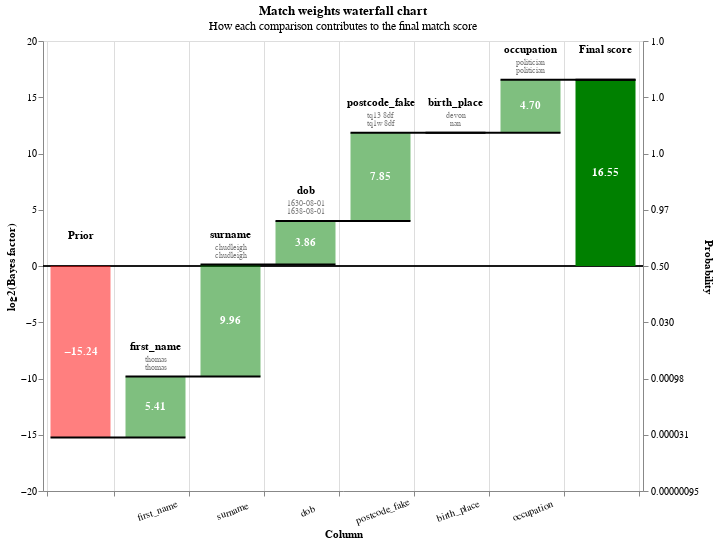

Source (notebook cell):
### Markdown cell above
You can also view rows in this dataset as a waterfall chart as follows:

### Code cell
from splink.charts import waterfall_chart
records_to_plot = df_e.to_dict(orient="records")
linker.waterfall_chart(records_to_plot, filter_nulls=False)

### Figure 1 — Vega-Lite specification as saved in the notebook (floating-point values rounded to 4 significant figures)
{"$schema": "https://vega.github.io/schema/vega-lite/v5.2.0.json", "config": {"view": {"continuousHeight": 300, "continuousWidth": 400}}, "data": {"values": [{"bar_sort_order": 0, "bayes_factor": 2.58e-05, "bayes_factor_description": null, "column_name": "Prior", "comparison_vector_value": null, "label_for_charts": "Starting match weight (prior)", "log2_bayes_factor": -15.24, "m_probability": null, "record_number": 0, "sql_condition": null, "term_frequency_adjustment": null, "u_probability": null, "value_l": "", "value_r": ""}, {"bar_sort_order": 1, "bayes_factor": 42.58, "bayes_factor_description": "If comparison level is `exact match` then comparison is 42.58 times more likely to be a match", "column_name": "first_name", "comparison_vector_value": 3, "label_for_charts": "Exact match", "log2_bayes_factor": 5.412, "m_probability": 0.5559, "record_number": 0, "sql_condition": "first_name_l = first_name_r", "term_frequency_adjustment": false, "u_probability": 0.01305, "value_l": "thomas", "value_r": "thomas"}, {"bar_sort_order": 2, "bayes_factor": 997.0, "bayes_factor_description": "If comparison level is `exact match` then comparison is 996.96 times more likely to be a match", "column_name": "surname", "comparison_vector_value": 3, "label_for_charts": "Exact match", "log2_bayes_factor": 9.961, "m_probability": 0.7881, "record_number": 0, "sql_condition": "surname_l = surname_r", "term_frequency_adjustment": false, "u_probability": 0.0007905, "value_l": "chudleigh", "value_r": "chudleigh"}, {"bar_sort_order": 3, "bayes_factor": 14.57, "bayes_factor_description": "If comparison level is `levenshtein <= 1` then comparison is 14.57 times more likely to be a match", "column_name": "dob", "comparison_vector_value": 2, "label_for_charts": "levenshtein <= 1", "log2_bayes_factor": 3.865, "m_probability": 0.3369, "record_number": 0, "sql_condition": "levenshtein(dob_l, dob_r) <= 1", "term_frequency_adjustment": false, "u_probability": 0.02312, "value_l": "1630-08-01", "value_r": "1638-08-01"}, {"bar_sort_order": 4, "bayes_factor": 231.4, "bayes_factor_description": "If comparison level is `levenshtein <= 2` then comparison is 231.37 times more likely to be a match", "column_name": "postcode_fake", "comparison_vector_value": 1, "label_for_charts": "levenshtein <= 2", "log2_bayes_factor": 7.854, "m_probability": 0.142, "record_number": 0, "sql_condition": "levenshtein(postcode_fake_l, postcode_fake_r) <= 2", "term_frequency_adjustment": false, "u_probability": 0.0006136, "value_l": "tq13 8df", "value_r": "tq1w 8df"}, {"bar_sort_order": 5, "bayes_factor": 1, "bayes_factor_description": "If comparison level is `null` then comparison is 1.00 times more likely to be a match", "column_name": "birth_place", "comparison_vector_value": -1, "label_for_charts": "Null", "log2_bayes_factor": 0, "m_probability": null, "record_number": 0, "sql_condition": "birth_place_l IS NULL OR birth_place_r IS NULL", "term_frequency_adjustment": false, "u_probability": null, "value_l": "devon", "value_r": "nan"}, {"bar_sort_order": 6, "bayes_factor": 25.91, "bayes_factor_description": "If comparison level is `exact match` then comparison is 25.91 times more likely to be a match", "column_name": "occupation", "comparison_vector_value": 1, "label_for_charts": "Exact match", "log2_bayes_factor": 4.696, "m_probability": 0.902, "record_number": 0, "sql_condition": "occupation_l = occupation_r", "term_frequency_adjustment": false, "u_probability": 0.03481, "value_l": "politician", "value_r": "politician"}, {"bar_sort_order": 7, "bayes_factor": 95660.0, "bayes_factor_description": null, "column_name": "Final score", "comparison_vector_value": null, "label_for_charts": "Final score", "log2_bayes_factor": 16.55, "m_probability": null, "record_number": 0, "sql_condition": null, "term_frequency_adjustment": null, "u_probability": null, "value_l": "", "value_r": ""}, {"bar_sort_order": 0, "bayes_factor": 2.58e-05, "bayes_factor_description": null, "column_name": "Prior", "comparison_vector_value": null, "label_for_charts": "Starting match weight (prior)", "log2_bayes_factor": -15.24, "m_probability": null, "record_number": 1, "sql_condition": null, "term_frequency_adjustment": null, "u_probability": null, "value_l": "", "value_r": ""}, {"bar_sort_order": 1, "bayes_factor": 42.58, "bayes_factor_description": "If comparison level is `exact match` then comparison is 42.58 times more likely to be a match", "column_name": "first_name", "comparison_vector_value": 3, "label_for_charts": "Exact match", "log2_bayes_factor": 5.412, "m_probability": 0.5559, "record_number": 1, "sql_condition": "first_name_l = first_name_r", "term_frequency_adjustment": false, "u_probability": 0.01305, "value_l": "thomas", "value_r": "thomas"}, {"bar_sort_order": 2, "bayes_factor": 997.0, "bayes_factor_description": "If comparison level is `exact match` then comparison is 996.96 times more likely to be a match", "column_name": "surname", "comparison_vector_value": 3, "label_for_charts": "Exact match", "log2_bayes_factor": 9.961, "m_probability": 0.7881, "record_number": 1, "sql_condition": "surname_l = surname_r", "term_frequency_adjustment": false, "u_probability": 0.0007905, "value_l": "chudleigh", "value_r": "chudleigh"}, {"bar_sort_order": 3, "bayes_factor": 1, "bayes_factor_description": "If comparison level is `null` then comparison is 1.00 times more likely to be a match", "column_name": "dob", "comparison_vector_value": -1, "label_for_charts": "Null", "log2_bayes_factor": 0, "m_probability": null, "record_number": 1, "sql_condition": "dob_l IS NULL OR dob_r IS NULL", "term_frequency_adjustment": false, "u_probability": null, "value_l": "nan", "value_r": "1638-08-01"}, {"bar_sort_order": 4, "bayes_factor": 0.1726, "bayes_factor_description": "If comparison level is `all other comparisons` then comparison is  5.79 times less likely to be a match", "column_name": "postcode_fake", "comparison_vector_value": 0, "label_for_charts": "All other comparisons", "log2_bayes_factor": -2.534, "m_probability": 0.1725, "record_number": 1, "sql_condition": "ELSE", "term_frequency_adjustment": false, "u_probability": 0.9992, "value_l": "tq13 8jr", "value_r": "tq1w 8df"}, {"bar_sort_order": 5, "bayes_factor": 1, "bayes_factor_description": "If comparison level is `null` then comparison is 1.00 times more likely to be a match", "column_name": "birth_place", "comparison_vector_value": -1, "label_for_charts": "Null", "log2_bayes_factor": 0, "m_probability": null, "record_number": 1, "sql_condition": "birth_place_l IS NULL OR birth_place_r IS NULL", "term_frequency_adjustment": false, "u_probability": null, "value_l": "devon", "value_r": "nan"}, {"bar_sort_order": 6, "bayes_factor": 25.91, "bayes_factor_description": "If comparison level is `exact match` then comparison is 25.91 times more likely to be a match", "column_name": "occupation", "comparison_vector_value": 1, "label_for_charts": "Exact match", "log2_bayes_factor": 4.696, "m_probability": 0.902, "record_number": 1, "sql_condition": "occupation_l = occupation_r", "term_frequency_adjustment": false, "u_probability": 0.03481, "value_l": "politician", "value_r": "politician"}, {"bar_sort_order": 7, "bayes_factor": 4.898, "bayes_factor_description": null, "column_name": "Final score", "comparison_vector_value": null, "label_for_charts": "Final score", "log2_bayes_factor": 2.292, "m_probability": null, "record_number": 1, "sql_condition": null, "term_frequency_adjustment": null, "u_probability": null, "value_l": "", "value_r": ""}, {"bar_sort_order": 0, "bayes_factor": 2.58e-05, "bayes_factor_description": null, "column_name": "Prior", "comparison_vector_value": null, "label_for_charts": "Starting match weight (prior)", "log2_bayes_factor": -15.24, "m_probability": null, "record_number": 2, "sql_condition": null, "term_frequency_adjustment": null, "u_probability": null, "value_l": "", "value_r": ""}, {"bar_sort_order": 1, "bayes_factor": 42.58, "bayes_factor_description": "If comparison level is `exact match` then comparison is 42.58 times more likely to be a match", "column_name": "first_name", "comparison_vector_value": 3, "label_for_charts": "Exact match", "log2_bayes_factor": 5.412, "m_probability": 0.5559, "record_number": 2, "sql_condition": "first_name_l = first_name_r", "term_frequency_adjustment": false, "u_probability": 0.01305, "value_l": "frank", "value_r": "frank"}, {"bar_sort_order": 2, "bayes_factor": 997.0, "bayes_factor_description": "If comparison level is `exact match` then comparison is 996.96 times more likely to be a match", "column_name": "surname", "comparison_vector_value": 3, "label_for_charts": "Exact match", "log2_bayes_factor": 9.961, "m_probability": 0.7881, "record_number": 2, "sql_condition": "surname_l = surname_r", "term_frequency_adjustment": false, "u_probability": 0.0007905, "value_l": "brightman", "value_r": "brightman"}, {"bar_sort_order": 3, "bayes_factor": 265.3, "bayes_factor_description": "If comparison level is `exact match` then comparison is 265.32 times more likely to be a match", "column_name": "dob", "comparison_vector_value": 3, "label_for_charts": "Exact match", "log2_bayes_factor": 8.052, "m_probability": 0.6103, "record_number": 2, "sql_condition": "dob_l = dob_r", "term_frequency_adjustment": false, "u_probability": 0.0023, "value_l": "1856-06-18", "value_r": "1856-06-18"}, {"bar_sort_order": 4, "bayes_factor": 4435.0, "bayes_factor_description": "If comparison level is `exact match` then comparison is 4,435.36 times more likely to be a match", "column_name": "postcode_fake", "comparison_vector_value": 2, "label_for_charts": "Exact match", "log2_bayes_factor": 12.11, "m_probability": 0.6855, "record_number": 2, "sql_condition": "postcode_fake_l = postcode_fake_r", "term_frequency_adjustment": false, "u_probability": 0.0001546, "value_l": "bs2 0el", "value_r": "bs2 0el"}, {"bar_sort_order": 5, "bayes_factor": 0.1624, "bayes_factor_description": "If comparison level is `all other comparisons` then comparison is  6.16 times less likely to be a match", "column_name": "birth_place", "comparison_vector_value": 0, "label_for_charts": "All other comparisons", "log2_bayes_factor": -2.623, "m_probability": 0.1615, "record_number": 2, "sql_condition": "ELSE", "term_frequency_adjustment": false, "u_probability": 0.9946, "value_l": "bristol", "value_r": "bristol, city of"}, {"bar_sort_order": 6, "bayes_factor": 25.91, "bayes_factor_description": "If comparison level is `exact match` then comparison is 25.91 times more likely to be a match", "column_name": "occupation", "comparison_vector_value": 1, "label_for_charts": "Exact match", "log2_bayes_factor": 4.696, "m_probability": 0.902, "record_number": 2, "sql_condition": "occupation_l = occupation_r", "term_frequency_adjustment": false, "u_probability": 0.03481, "value_l": "liturgist", "value_r": "liturgist"}, {"bar_sort_order": 7, "bayes_factor": 5421000.0, "bayes_factor_description": null, "column_name": "Final score", "comparison_vector_value": null, "label_for_charts": "Final score", "log2_bayes_factor": 22.37, "m_probability": null, "record_number": 2, "sql_condition": null, "term_frequency_adjustment": null, "u_probability": null, "value_l": "", "value_r": ""}, {"bar_sort_order": 0, "bayes_factor": 2.58e-05, "bayes_factor_description": null, "column_name": "Prior", "comparison_vector_value": null, "label_for_charts": "Starting match weight (prior)", "log2_bayes_factor": -15.24, "m_probability": null, "record_number": 3, "sql_condition": null, "term_frequency_adjustment": null, "u_probability": null, "value_l": "", "value_r": ""}, {"bar_sort_order": 1, "bayes_factor": 42.58, "bayes_factor_description": "If comparison level is `exact match` then comparison is 42.58 times more likely to be a match", "column_name": "first_name", "comparison_vector_value": 3, "label_for_charts": "Exact match", "log2_bayes_factor": 5.412, "m_probability": 0.5559, "record_number": 3, "sql_condition": "first_name_l = first_name_r", "term_frequency_adjustment": false, "u_probability": 0.01305, "value_l": "frank", "value_r": "frank"}, {"bar_sort_order": 2, "bayes_factor": 997.0, "bayes_factor_description": "If comparison level is `exact match` then comparison is 996.96 times more likely to be a match", "column_name": "surname", "comparison_vector_value": 3, "label_for_charts": "Exact match", "log2_bayes_factor": 9.961, "m_probability": 0.7881, "record_number": 3, "sql_condition": "surname_l = surname_r", "term_frequency_adjustment": false, "u_probability": 0.0007905, "value_l": "brightman", "value_r": "brightman"}, {"bar_sort_order": 3, "bayes_factor": 265.3, "bayes_factor_description": "If comparison level is `exact match` then comparison is 265.32 times more likely to be a match", "column_name": "dob", "comparison_vector_value": 3, "label_for_charts": "Exact match", "log2_bayes_factor": 8.052, "m_probability": 0.6103, "record_number": 3, "sql_condition": "dob_l = dob_r", "term_frequency_adjustment": false, "u_probability": 0.0023, "value_l": "1856-06-18", "value_r": "1856-06-18"}, {"bar_sort_order": 4, "bayes_factor": 4435.0, "bayes_factor_description": "If comparison level is `exact match` then comparison is 4,435.36 times more likely to be a match", "column_name": "postcode_fake", "comparison_vector_value": 2, "label_for_charts": "Exact match", "log2_bayes_factor": 12.11, "m_probability": 0.6855, "record_number": 3, "sql_condition": "postcode_fake_l = postcode_fake_r", "term_frequency_adjustment": false, "u_probability": 0.0001546, "value_l": "bs2 0el", "value_r": "bs2 0el"}, {"bar_sort_order": 5, "bayes_factor": 0.1624, "bayes_factor_description": "If comparison level is `all other comparisons` then comparison is  6.16 times less likely to be a match", "column_name": "birth_place", "comparison_vector_value": 0, "label_for_charts": "All other comparisons", "log2_bayes_factor": -2.623, "m_probability": 0.1615, "record_number": 3, "sql_condition": "ELSE", "term_frequency_adjustment": false, "u_probability": 0.9946, "value_l": "bristol", "value_r": "bristol, city of"}, {"bar_sort_order": 6, "bayes_factor": 25.91, "bayes_factor_description": "If comparison level is `exact match` then comparison is 25.91 times more likely to be a match", "column_name": "occupation", "comparison_vector_value": 1, "label_for_charts": "Exact match", "log2_bayes_factor": 4.696, "m_probability": 0.902, "record_number": 3, "sql_condition": "occupation_l = occupation_r", "term_frequency_adjustment": false, "u_probability": 0.03481, "value_l": "liturgist", "value_r": "liturgist"}, {"bar_sort_order": 7, "bayes_factor": 5421000.0, "bayes_factor_description": null, "column_name": "Final score", "comparison_vector_value": null, "label_for_charts": "Final score", "log2_bayes_factor": 22.37, "m_probability": null, "record_number": 3, "sql_condition": null, "term_frequency_adjustment": null, "u_probability": null, "value_l": "", "value_r": ""}, {"bar_sort_order": 0, "bayes_factor": 2.58e-05, "bayes_factor_description": null, "column_name": "Prior", "comparison_vector_value": null, "label_for_charts": "Starting match weight (prior)", "log2_bayes_factor": -15.24, "m_probability": null, "record_number": 4, "sql_condition": null, "term_frequency_adjustment": null, "u_probability": null, "value_l": "", "value_r": ""}, {"bar_sort_order": 1, "bayes_factor": 42.58, "bayes_factor_description": "If comparison level is `exact match` then comparison is 42.58 times more likely to be a match", "column_name": "first_name", "comparison_vector_value": 3, "label_for_charts": "Exact match", "log2_bayes_factor": 5.412, "m_probability": 0.5559, "record_number": 4, "sql_condition": "first_name_l = first_name_r", "term_frequency_adjustment": false, "u_probability": 0.01305, "value_l": "francis", "value_r": "francis"}, {"bar_sort_order": 2, "bayes_factor": 997.0, "bayes_factor_description": "If comparison level is `exact match` then comparison is 996.96 times more likely to be a match", "column_name": "surname", "comparison_vector_value": 3, "label_for_charts": "Exact match", "log2_bayes_factor": 9.961, "m_probability": 0.7881, "record_number": 4, "sql_condition": "surname_l = surname_r", "term_frequency_adjustment": false, "u_probability": 0.0007905, "value_l": "brightman", "value_r": "brightman"}, {"bar_sort_order": 3, "bayes_factor": 14.57, "bayes_factor_description": "If comparison level is `levenshtein <= 1` then comparison is 14.57 times more likely to be a match", "column_name": "dob", "comparison_vector_value": 2, "label_for_charts": "levenshtein <= 1", "log2_bayes_factor": 3.865, "m_probability": 0.3369, "record_number": 4, "sql_condition": "levenshtein(dob_l, dob_r) <= 1", "term_frequency_adjustment": false, "u_probability": 0.02312, "value_l": "1856-06-18", "value_r": "1856-86-18"}, {"bar_sort_order": 4, "bayes_factor": 0.1726, "bayes_factor_description": "If comparison level is `all other comparisons` then comparison is  5.79 times less likely to be a match", "column_name": "postcode_fake", "comparison_vector_value": 0, "label_for_charts": "All other comparisons", "log2_bayes_factor": -2.534, "m_probability": 0.1725, "record_number": 4, "sql_condition": "ELSE", "term_frequency_adjustment": false, "u_probability": 0.9992, "value_l": "bs2 0el", "value_r": "cf83 4jg"}, {"bar_sort_order": 5, "bayes_factor": 1, "bayes_factor_description": "If comparison level is `null` then comparison is 1.00 times more likely to be a match", "column_name": "birth_place", "comparison_vector_value": -1, "label_for_charts": "Null", "log2_bayes_factor": 0, "m_probability": null, "record_number": 4, "sql_condition": "birth_place_l IS NULL OR birth_place_r IS NULL", "term_frequency_adjustment": false, "u_probability": null, "value_l": "nan", "value_r": "bristol, city of"}, {"bar_sort_order": 6, "bayes_factor": 25.91, "bayes_factor_description": "If comparison level is `exact match` then comparison is 25.91 times more likely to be a match", "column_name": "occupation", "comparison_vector_value": 1, "label_for_charts": "Exact match", "log2_bayes_factor": 4.696, "m_probability": 0.902, "record_number": 4, "sql_condition": "occupation_l = occupation_r", "term_frequency_adjustment": false, "u_probability": 0.03481, "value_l": "liturgist", "value_r": "liturgist"}, {"bar_sort_order": 7, "bayes_factor": 71.37, "bayes_factor_description": null, "column_name": "Final score", "comparison_vector_value": null, "label_for_charts": "Final score", "log2_bayes_factor": 6.157, "m_probability": null, "record_number": 4, "sql_condition": null, "term_frequency_adjustment": null, "u_probability": null, "value_l": "", "value_r": ""}]}, "height": 450, "layer": [{"layer": [{"encoding": {"color": {"value": "black"}, "size": {"value": 0.5}, "y": {"field": "zero", "type": "quantitative"}}, "mark": "rule"}, {"encoding": {"color": {"condition": {"test": "(datum.log2_bayes_factor < 0)", "value": "red"}, "value": "green"}, "opacity": {"condition": {"test": "datum.column_name == 'Prior match weight' || datum.column_name == 'Final score'", "value": 1}, "value": 0.5}, "tooltip": [{"field": "column_name", "title": "Comparison column", "type": "nominal"}, {"field": "value_l", "title": "Value (L)", "type": "nominal"}, {"field": "value_r", "title": "Value (R)", "type": "nominal"}, {"field": "label_for_charts", "title": "Label", "type": "ordinal"}, {"field": "sql_condition", "title": "SQL condition", "type": "nominal"}, {"field": "comparison_vector_value", "title": "Comparison vector value", "type": "nominal"}, {"field": "bayes_factor", "format": ",.4f", "title": "Bayes factor = m/u", "type": "quantitative"}, {"field": "log2_bayes_factor", "format": ",.4f", "title": "Match weight = log2(m/u)", "type": "quantitative"}, {"field": "prob", "format": ".4f", "title": "Adjusted match score", "type": "quantitative"}, {"field": "bayes_factor_description", "title": "Match weight description", "type": "nominal"}], "x": {"axis": {"grid": true, "labelAlign": "center", "labelAngle": -20, "labelExpr": "datum.value == 'Prior' || datum.value == 'Final score' ? '' : datum.value", "labelPadding": 10, "tickBand": "extent", "title": "Column"}, "field": "column_name", "sort": {"field": "bar_sort_order", "order": "ascending"}, "type": "nominal"}, "y": {"axis": {"grid": false, "orient": "left", "title": "log2(Bayes factor)"}, "field": "previous_sum", "type": "quantitative"}, "y2": {"field": "sum"}}, "mark": {"type": "bar", "width": 60}}, {"encoding": {"color": {"value": "white"}, "text": {"condition": {"field": "log2_bayes_factor", "format": ".2f", "test": "abs(datum.log2_bayes_factor) > 1", "type": "nominal"}, "value": ""}, "x": {"axis": {"labelAngle": 0, "title": "Column"}, "field": "column_name", "sort": {"field": "bar_sort_order", "order": "ascending"}, "type": "nominal"}, "y": {"axis": {"orient": "left"}, "field": "center", "type": "quantitative"}}, "mark": {"fontWeight": "bold", "type": "text"}}, {"encoding": {"color": {"value": "black"}, "text": {"field": "column_name", "type": "nominal"}, "x": {"axis": {"labelAngle": 0, "title": "Column"}, "field": "column_name", "sort": {"field": "bar_sort_order", "order": "ascending"}, "type": "nominal"}, "y": {"field": "sum_top", "type": "quantitative"}}, "mark": {"baseline": "bottom", "dy": -25, "fontWeight": "bold", "type": "text"}}, {"encoding": {"color": {"value": "grey"}, "text": {"field": "value_l", "type": "nominal"}, "x": {"axis": {"labelAngle": 0, "title": "Column"}, "field": "column_name", "sort": {"field": "bar_sort_order", "order": "ascending"}, "type": "nominal"}, "y": {"field": "sum_top", "type": "quantitative"}}, "mark": {"baseline": "bottom", "dy": -13, "fontSize": 8, "type": "text"}}, {"encoding": {"color": {"value": "grey"}, "text": {"field": "value_r", "type": "nominal"}, "x": {"axis": {"labelAngle": 0, "title": "Column"}, "field": "column_name", "sort": {"field": "bar_sort_order", "order": "ascending"}, "type": "nominal"}, "y": {"field": "sum_top", "type": "quantitative"}}, "mark": {"baseline": "bottom", "dy": -5, "fontSize": 8, "type": "text"}}]}, {"encoding": {"x": {"axis": {"labelAngle": 0, "title": "Column"}, "field": "column_name", "sort": {"field": "bar_sort_order", "order": "ascending"}, "type": "nominal"}, "x2": {"field": "lead"}, "y": {"axis": {"labelExpr": "format(1 / (1 + pow(2, -1*datum.value)), '.2r')", "orient": "right", "title": "Probability"}, "field": "sum", "scale": {"zero": false}, "type": "quantitative"}}, "mark": {"color": "black", "strokeWidth": 2, "type": "rule", "x2Offset": 30, "xOffset": -30}}], "params": [{"bind": {"input": "range", "max": 4, "min": 0, "step": 1}, "description": "Filter by the interation number", "name": "record_number", "value": 0}], "resolve": {"axis": {"y": "independent"}}, "title": {"subtitle": "How each comparison contributes to the final match score", "text": "Match weights waterfall chart"}, "transform": [{"filter": "(datum.record_number == record_number)"}, {"frame": [null, 0], "window": [{"as": "sum", "field": "log2_bayes_factor", "op": "sum"}, {"as": "lead", "field": "column_name", "op": "lead"}]}, {"as": "sum", "calculate": "datum.column_name === \"Final score\" ? datum.sum - datum.log2_bayes_factor : datum.sum"}, {"as": "lead", "calculate": "datum.lead === null ? datum.column_name : datum.lead"}, {"as": "previous_sum", "calculate": "datum.column_name === \"Final score\" || datum.column_name === \"Prior match weight\" ? 0 : datum.sum - datum.log2_bayes_factor"}, {"as": "top_label", "calculate": "datum.sum > datum.previous_sum ? datum.column_name : \"\""}, {"as": "bottom_label", "calculate": "datum.sum < datum.previous_sum ? datum.column_name : \"\""}, {"as": "sum_top", "calculate": "datum.sum > datum.previous_sum ? datum.sum : datum.previous_sum"}, {"as": "sum_bottom", "calculate": "datum.sum < datum.previous_sum ? datum.sum : datum.previous_sum"}, {"as": "center", "calculate": "(datum.sum + datum.previous_sum) / 2"}, {"as": "text_log2_bayes_factor", "calculate": "(datum.log2_bayes_factor > 0 ? \"+\" : \"\") + datum.log2_bayes_factor"}, {"as": "dy", "calculate": "datum.sum < datum.previous_sum ? 4 : -4"}, {"as": "baseline", "calculate": "datum.sum < datum.previous_sum ? \"top\" : \"bottom\""}, {"as": "prob", "calculate": "1. / (1 + pow(2, -1.*datum.sum))"}, {"as": "zero", "calculate": "0*datum.sum"}], "width": {"step": 75}}
